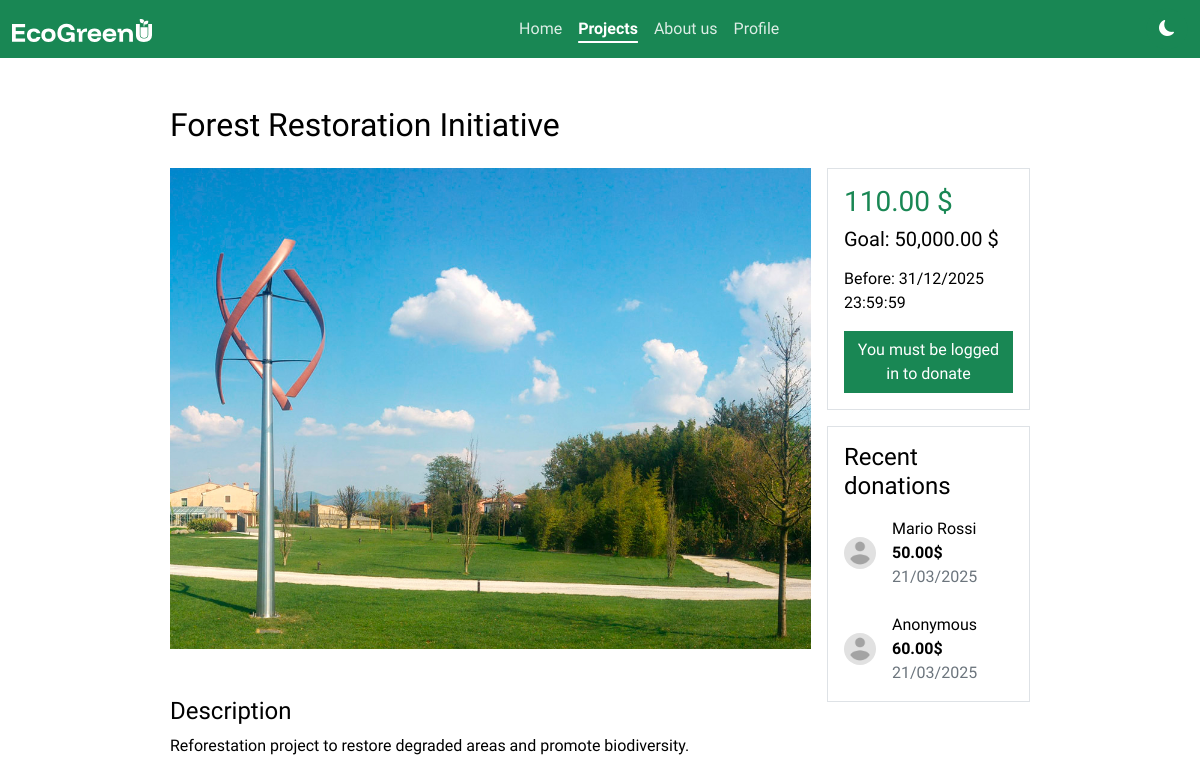
/pages/project-details.php?project-id=1, run on the app's committed database.
### tables this page shows
CREATE TABLE IF NOT EXISTS tblprojects (
  idProject INT NOT NULL PRIMARY KEY AUTO_INCREMENT,
  title CHAR(30) NOT NULL UNIQUE,
  description CHAR(250) NOT NULL,
  img CHAR(20),
  fundraiser INT NOT NULL,
  targetAmount DECIMAL(10,2) NOT NULL,
  deadline DATETIME NOT NULL,
  status CHAR(1) NOT NULL,
    FOREIGN KEY (fundraiser) REFERENCES tblusers(iduser)
);

CREATE TABLE IF NOT EXISTS tblPayments (
  idPayment INT NOT NULL PRIMARY KEY AUTO_INCREMENT,
  amount DECIMAL(10,2) NOT NULL,
  description CHAR(150),
  date DATETIME NOT NULL,
  projectId INT NOT NULL,
  paymentMethod INT NOT NULL,
  userId INT NOT NULL,
  public BOOLEAN NOT NULL,
  FOREIGN KEY (projectId) REFERENCES tblprojects(idProject),
  FOREIGN KEY (userId) REFERENCES tblusers(iduser),
  FOREIGN KEY (paymentMethod) REFERENCES tblpaymentmethods(idPaymentMethod)
);

CREATE TABLE IF NOT EXISTS tblusers (
  idUser INT NOT NULL PRIMARY KEY AUTO_INCREMENT,
  firstName CHAR(50) NOT NULL,
  lastName CHAR(50) NOT NULL,
  email CHAR(255) NOT NULL,
  phoneNumber CHAR(20),
  passwordHash CHAR(128) NOT NULL,
  profilePicPath CHAR(100)
);

### php/projects/project-details.php (called while the page is built, shortened)
<?php
    $donations = [];
    if (isset($_GET['project-id'])) {
        $project_id = $_GET['project-id'];
        $db = new mysqli("localhost", "root", "", "dbecogreenu");
        $result = $db->query("SELECT * FROM tblprojects WHERE idProject = $project_id");
        if ($result->num_rows > 0) {
            $project = $result->fetch_assoc();
            $result = $db->query("SELECT tblpayments.*,
                                         tblusers.firstName,
                                         tblusers.lastName
                                    FROM tblprojects
                                INNER JOIN tblpayments ON tblprojects.idproject = tblpayments.projectid
                                INNER JOIN tblusers ON tblpayments.userid = tblusers.idUser
                                   WHERE idProject = $project_id");
            $result = $db->query("SELECT SUM(tblpayments.amount) AS raisedAmount FROM tblpayments WHERE projectId = $project_id");
            if ($result) {
                $raisedAmount = $result->fetch_assoc()['raisedAmount'];
            } else {
                echo 'no donations for this project';
            }
        } else {
            echo 'no project found with this ID';
        }
    } else {
        echo 'no id provided';
    }
    function formatDate($date, $format){
        $datetime = new DateTime($date);
        return $datetime->format($format);
    }
?>

### pages/project-details.php (the view, shortened to what this page needs)
<?php include_once '../php/projects/project-details.php' ?>
<!DOCTYPE html>
<html lang="en">
<head>
    <link rel="stylesheet" href="../css/styles.css">
    <link href="https://cdn.jsdelivr.net/npm/bootstrap@5.3.3/dist/css/bootstrap.min.css" rel="stylesheet">
    <link rel="stylesheet" href="https://cdn.jsdelivr.net/npm/bootstrap-icons@1.11.3/font/bootstrap-icons.min.css">
</head>
<body>
    <div class="container-fluid p-0 m-0 position-absolute">
        <nav class="navbar sticky-top navbar-expand-lg bg-success">
            <div class="container-fluid d-flex">
                <a class="navbar-brand p-0 m-0" href="../index.php">
                    <img src="../assets/logo/logo-navbar.svg" alt="EcoGreenU logo">
                </a>
                <div class="collapse navbar-collapse" id="navbarNav">
                    <ul class="navbar-nav ms-auto me-auto">
                        <li class="nav-item">
                            <a class="nav-link text-white" aria-current="page" href="../index.php">Home</a>
                        </li>
                        <li class="nav-item">
                            <a class="nav-link text-white active" href="projects.php">Projects</a>
                        </li>
                        <li class="nav-item">
                            <a class="nav-link text-white" href="about-us.php">About us</a>
                        </li>
                        <li class="nav-item">
                            <a class="nav-link text-white" href="profile.php">Profile</a>
                        </li>
                    </ul>
                    <button id="theme-switch" class="btn btn-success text-white p-2">
                        <i class="bi bi-moon-fill"></i>
                    </button>
                </div>
            </div>
        </nav>
        <div class="container-fluid p-3 m-0" id="main">
            <?php if(isset($project)): ?>
                <div class="row g-3 w-75 mx-auto" id="projectBody">
                    <div class="col-12 d-flex flex-row align-items-center justify-content-start gap-4 w-100 mt-3 mt-sm-5">
                        <h2><?=$project['title']?></h2>
                    </div>
                    <div class="col-12 col-xl-9">
                        <?php if(!isset($project["img"])): ?>
                            <img src="../assets/images/proj-thumbnail-default.jpg" class="card-img-top" alt="<?=$project["title"]?>">
                        <?php else: ?>
                            <img src="../assets/images/projects/<?=$project["img"]?>" class="card-img-top" alt="<?=$project["title"]?>">
                        <?php endif; ?>
                        <h4 class="mt-5">Description</h4>
                        <p class="mb-4"><?=$project['description']?></p>
                    </div>
                    <div class="col-12 col-xl-3">
                        <div class="border rounded-0 p-3">
                            <h3 class="text-success"><?=number_format($raisedAmount, 2)?> $</h3>
                            <h5 class="mb-3">Goal: <?=number_format($project['targetAmount'], 2)?> $</h5>
                            <p class="m-0">Before: <?=formatDate($project['deadline'], 'd/m/Y H:i:s')?></p>
                            <div class="row g-3 mt-0">
                                <?php if($project['status'] == 0): ?>
                                    <?php if(isset($_SESSION['user_id'])): ?>
                                        <div class="col col-xl-12">
                                            <button type="button" class="btn btn-success w-100 rounded-0">Donate</button>
                                        </div>
                                    <?php else: ?>
                                        <div class="col col-xl-12">
                                            <a href="login.php" class="btn btn-success w-100 rounded-0">You must be logged in to donate</a>
                                        </div>
                                    <?php endif; ?>
                                <?php endif; ?>
                            </div>
                        </div>
                        <div class="border rounded-0 p-3 mt-3">
                            <h4>Recent donations</h4>
                            <?php if($donations): ?>
                                <div class="d-flex flex-column gap-4 mt-3">
                                    <?php foreach($donations as $d): ?>
                                        <div class="d-flex gap-3 align-items-center justify-content-start">
                                            <img src="../assets/images/pfp-default.jpg" width=32 height=32 alt="" class="rounded-circle">
                                            <div class="d-flex flex-column">
                                                <?php if ($d['public']): ?>
                                                    <p class="m-0"><?=$d['firstName']?> <?=$d['lastName']?></p>
                                                <?php else: ?>
                                                    <p class="m-0">Anonymous</p>
                                                <?php endif; ?>
                                                <p class="m-0 fw-bold"><?=$d['amount']?>$</p>
                                                <p class="m-0 text-secondary"><?=formatDate($d['date'], 'd/m/Y')?></p>
                                            </div>
                                        </div>
                                    <?php endforeach; ?>
                                </div>
                            <?php else: ?>
                                <p class="text-secondary m-0">This project has no donation yet.</p>
                            <?php endif; ?>
                        </div>
                    </div>
                </div>
            <?php else: echo 'no project found'; ?>
            <?php endif; ?>
        </div>
    </div>
</body>
</html>

### css/styles.css (style rules this page uses)
:root { --background-color: #fff; --foreground-color: #000; --primary-green: #198754; --searchbar-results: #ddd; }
body { font-family: 'Funnel Display', 'Outfit', system-ui, -apple-system, BlinkMacSystemFont, 'Segoe UI', Roboto, Oxygen, Ubuntu, Cantarell, 'Open Sans', 'Helvetica Neue', sans-serif !important; background-color: var(--background-color) !important; color: var(--foreground-color) !important; }
#theme-switch { width: 42px; height: 42px; border-radius: 50%; display: flex; justify-content: center; align-items: center; }
a.navbar-brand { margin: 0 !important; padding: 0 !important; }
.nav-link.active { text-decoration: underline !important; text-decoration-thickness: 2px !important; text-underline-offset: 7px; font-weight: bold !important; }
.nav-link:not(.active) { opacity: .85; }
.card-img-top { aspect-ratio: 4/3; object-fit: cover; }

### data on the page
tblprojects: title "Forest Restoration Initiative", img (picture), description "Reforestation project to restore degraded areas and promote biodiversity.", targetAmount "50,000.00", deadline "31/12/2025 23:59:59"
tblpayments: userId.firstName "Mario", userId.lastName "Rossi", amount "50.00", date "21/03/2025"
tblpayments: public "Anonymous", amount "60.00", date "21/03/2025"

### other printed values
$raisedAmount "110.00"
